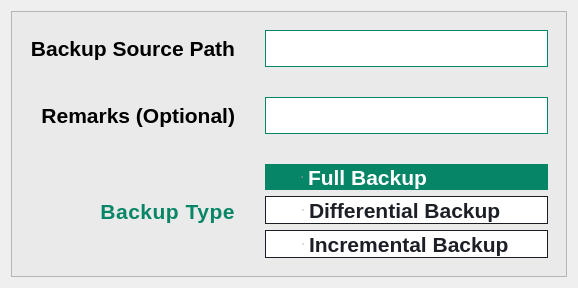
                  <widget class="QWidget" name="backupDetailsPage">
                   <layout class="QGridLayout" name="gridLayout_9">
                    <item row="0" column="0">
                     <widget class="QFrame" name="frame_10">
                      <property name="styleSheet">
                       <string notr="true">QFrame {
	background: rgb(234, 234, 234);
}

QLabel {
	background-color: rgb(234, 234, 234);
	font-weight: 500;
	font-size: 16pt;
}

QLineEdit {
	color: rgb(6, 134, 103);
	font-weight: 700;
	font-size: 16pt;
	padding: 4px;
	border: 1px solid rgb(6, 134, 103);
}

QRadioButton {
	padding: 0px auto;
	font-size: 16pt;
	font-weight: 500;
	background-color: white;
	color: rgb(29, 31, 39);
	border: 1px solid rgb(29, 31, 39);
}

QRadioButton::indicator {
	width: 0;
	height: 0;
}

QRadioButton:hover {
	background-color: rgb(234, 234, 234);
}

QRadioButton:checked {
	color: white;
	background-color: rgb(6, 134, 103);
	border: none;
}
</string>
                      </property>
                      <property name="frameShape">
                       <enum>QFrame::StyledPanel</enum>
                      </property>
                      <property name="frameShadow">
                       <enum>QFrame::Raised</enum>
                      </property>
                      <layout class="QGridLayout" name="gridLayout_17">
                       <item row="0" column="0">
                        <layout class="QGridLayout" name="gridLayout_15">
                         <property name="leftMargin">
                          <number>9</number>
                         </property>
                         <property name="topMargin">
                          <number>9</number>
                         </property>
                         <property name="rightMargin">
                          <number>9</number>
                         </property>
                         <property name="bottomMargin">
                          <number>9</number>
                         </property>
                         <property name="spacing">
                          <number>30</number>
                         </property>
                         <item row="1" column="1">
                          <widget class="QLineEdit" name="remarksInput">
                           <property name="sizePolicy">
                            <sizepolicy hsizetype="Preferred" vsizetype="Fixed">
                             <horstretch>0</horstretch>
                             <verstretch>0</verstretch>
                            </sizepolicy>
                           </property>
                           <property name="toolTip">
                            <string>Remarks for Your Reference</string>
                           </property>
                           <property name="echoMode">
                            <enum>QLineEdit::Normal</enum>
                           </property>
                          </widget>
                         </item>
                         <item row="0" column="1">
                          <widget class="QLineEdit" name="srcInput">
                           <property name="enabled">
                            <bool>true</bool>
                           </property>
                           <property name="sizePolicy">
                            <sizepolicy hsizetype="Preferred" vsizetype="Fixed">
                             <horstretch>0</horstretch>
                             <verstretch>0</verstretch>
                            </sizepolicy>
                           </property>
                           <property name="toolTip">
                            <string>Enter Source Path for Backup</string>
                           </property>
                           <property name="echoMode">
                            <enum>QLineEdit::Normal</enum>
                           </property>
                          </widget>
                         </item>
                         <item row="0" column="0">
                          <widget class="QLabel" name="srcLabel">
                           <property name="autoFillBackground">
                            <bool>false</bool>
                           </property>
                           <property name="text">
                            <string>Backup Source Path</string>
                           </property>
                           <property name="scaledContents">
                            <bool>false</bool>
                           </property>
                           <property name="alignment">
                            <set>Qt::AlignRight|Qt::AlignTrailing|Qt::AlignVCenter</set>
                           </property>
                          </widget>
                         </item>
                         <item row="2" column="1">
                          <layout class="QVBoxLayout" name="verticalLayout_4">
                           <property name="spacing">
                            <number>6</number>
                           </property>
                           <item>
                            <widget class="QRadioButton" name="fullButton">
                             <property name="sizePolicy">
                              <sizepolicy hsizetype="Minimum" vsizetype="Expanding">
                               <horstretch>0</horstretch>
                               <verstretch>0</verstretch>
                              </sizepolicy>
                             </property>
                             <property name="text">
                              <string>Full Backup</string>
                             </property>
                             <property name="checked">
                              <bool>true</bool>
                             </property>
                            </widget>
                           </item>
                           <item>
                            <widget class="QRadioButton" name="diffButton">
                             <property name="sizePolicy">
                              <sizepolicy hsizetype="Minimum" vsizetype="Expanding">
                               <horstretch>0</horstretch>
                               <verstretch>0</verstretch>
                              </sizepolicy>
                             </property>
                             <property name="text">
                              <string>Differential Backup</string>
                             </property>
                            </widget>
                           </item>
                           <item>
                            <widget class="QRadioButton" name="incButton">
                             <property name="sizePolicy">
                              <sizepolicy hsizetype="Minimum" vsizetype="Expanding">
                               <horstretch>0</horstretch>
                               <verstretch>0</verstretch>
                              </sizepolicy>
                             </property>
                             <property name="text">
                              <string>Incremental Backup</string>
                             </property>
                            </widget>
                           </item>
                          </layout>
                         </item>
                         <item row="1" column="0">
                          <widget class="QLabel" name="remarksLabel">
                           <property name="autoFillBackground">
                            <bool>false</bool>
                           </property>
                           <property name="text">
                            <string>Remarks (Optional)</string>
                           </property>
                           <property name="alignment">
                            <set>Qt::AlignRight|Qt::AlignTrailing|Qt::AlignVCenter</set>
                           </property>
                          </widget>
                         </item>
                         <item row="2" column="0">
                          <widget class="QLabel" name="label_9">
                           <property name="styleSheet">
                            <string notr="true">QLabel {
	color: rgb(6, 134, 103);
	font-weight: 700;
	letter-spacing: 0.5px;
}</string>
                           </property>
                           <property name="text">
                            <string>Backup Type</string>
                           </property>
                           <property name="alignment">
                            <set>Qt::AlignRight|Qt::AlignTrailing|Qt::AlignVCenter</set>
                           </property>
                          </widget>
                         </item>
                        </layout>
                       </item>
                      </layout>
                     </widget>
                    </item>
                   </layout>
                  </widget>
